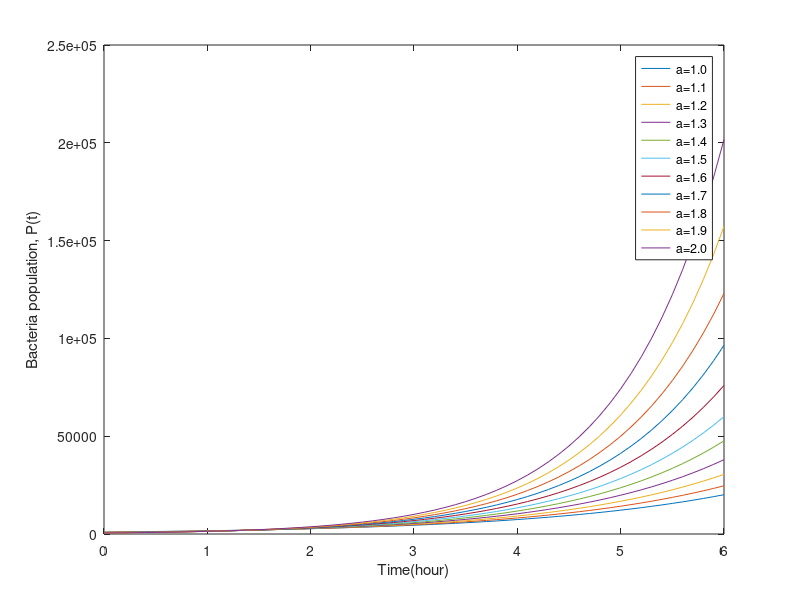

This figure's MATLAB source:
for a = [1:0.1:2]
   x = linspace(0,6,61);
   y = 1000/a.*exp(0.5.*a.*x);
   plot (x,y)
   hold on
end
xlabel('Time(hour)')
ylabel('Bacteria population, P(t)')
legend('a=1.0','a=1.1','a=1.2','a=1.3','a=1.4','a=1.5','a=1.6','a=1.7','a=1.8','a=1.9','a=2.0')
